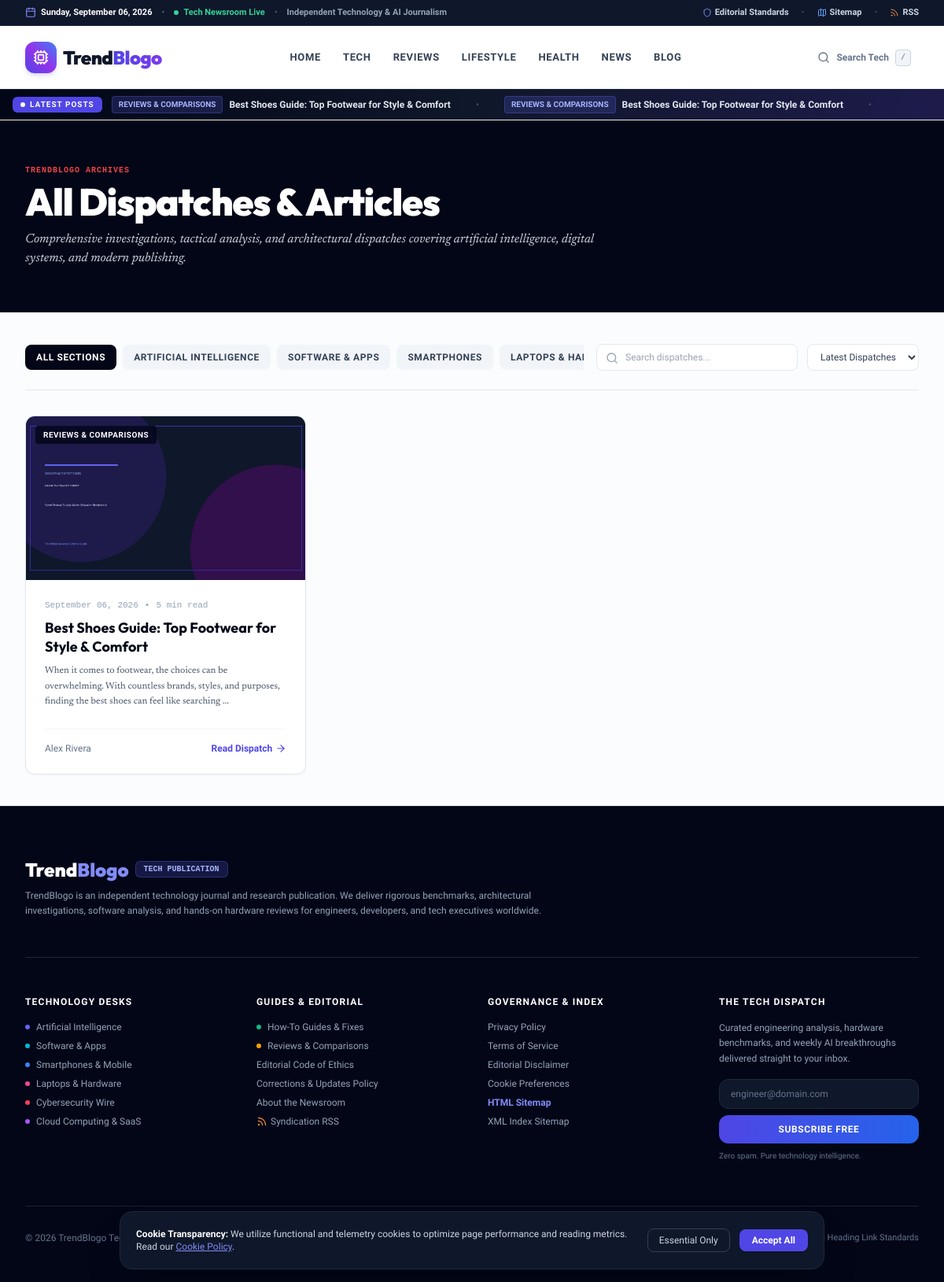
/blog, run on an earlier commit of the app's database.
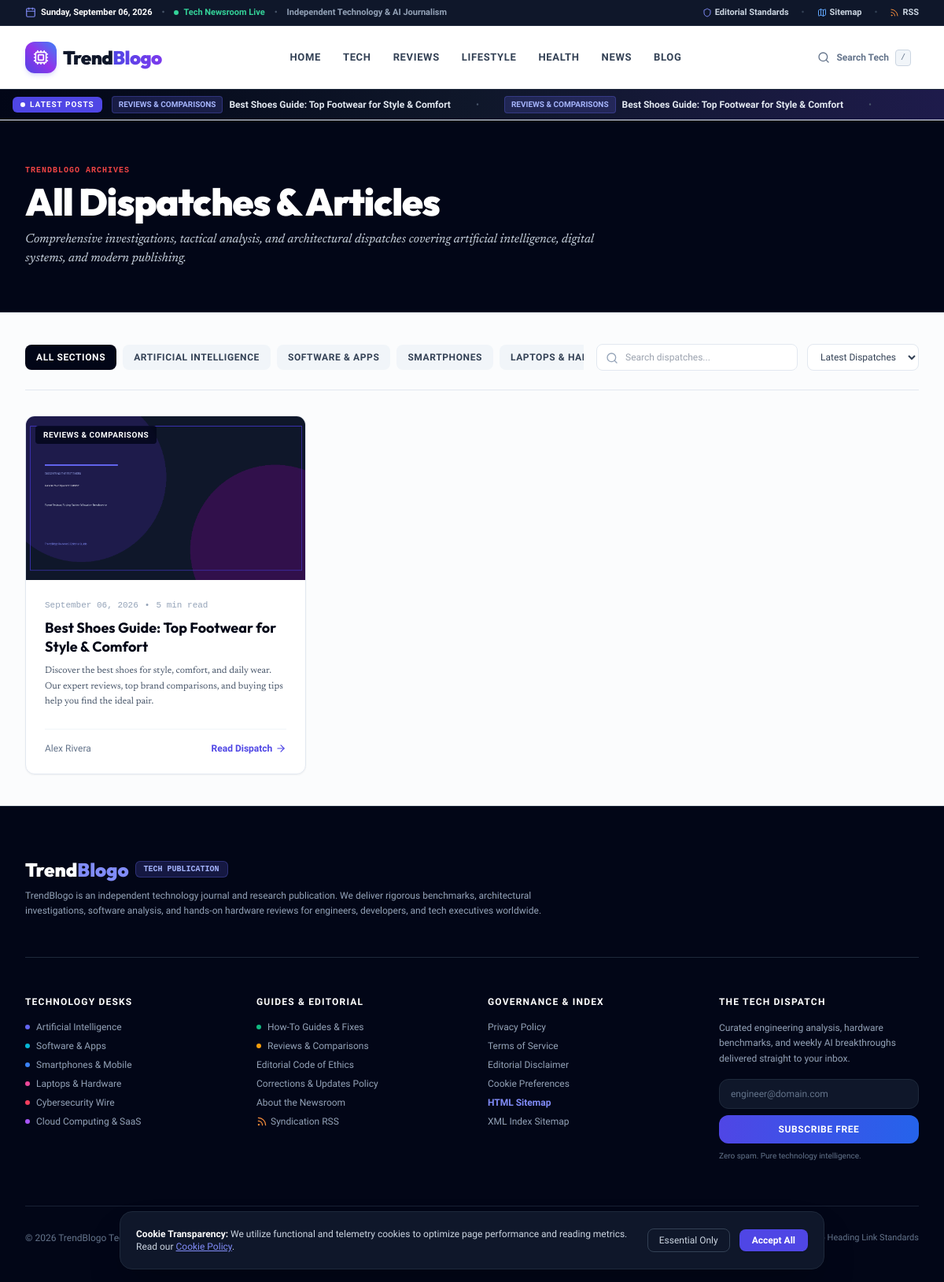
And on a later commit of the database.
### app/models/article.py (models this page shows)
class Article(Base):
    __tablename__ = "articles"
    id = Column(Integer, primary_key=True, index=True)
    title = Column(String(255), nullable=False)
    slug = Column(String(255), unique=True, index=True, nullable=False)
    primary_keyword = Column(String(150), index=True, nullable=False)
    secondary_keywords = Column(Text, nullable=True)
    search_intent = Column(String(50), default="informational")
    template_type = Column(String(50), default="ultimate_guide")
    summary = Column(Text, nullable=True)
    content = Column(Text, nullable=False)  # Markdown format
    html_content = Column(Text, nullable=True)  # Rendered HTML
    featured_image = Column(String(255), nullable=False)
    featured_image_alt = Column(String(255), nullable=False)
    featured_image_caption = Column(String(255), nullable=True)
    image_1_url = Column(String(255), nullable=True)
    image_1_alt = Column(String(255), nullable=True)
    image_1_caption = Column(String(255), nullable=True)
    image_2_url = Column(String(255), nullable=True)
    image_2_alt = Column(String(255), nullable=True)
    image_2_caption = Column(String(255), nullable=True)
    image_3_url = Column(String(255), nullable=True)
    image_3_alt = Column(String(255), nullable=True)
    image_3_caption = Column(String(255), nullable=True)
    category_id = Column(Integer, ForeignKey("categories.id", ondelete="SET NULL"), nullable=True)
    author_name = Column(String(100), default="Editorial Team")
    author_slug = Column(String(100), default="editorial-team", index=True)
    status = Column(String(30), default="published", index=True)  # draft, published, scheduled
    scheduled_at = Column(DateTime, nullable=True)
    published_at = Column(DateTime, default=datetime.utcnow, index=True)
    created_at = Column(DateTime, default=datetime.utcnow)
    updated_at = Column(DateTime, default=datetime.utcnow, onupdate=datetime.utcnow)
    word_count = Column(Integer, default=0)
    reading_time = Column(Integer, default=5)  # minutes
    view_count = Column(Integer, default=0)
    seo_title = Column(String(150), nullable=True)
    meta_description = Column(String(320), nullable=True)
    canonical_url = Column(String(255), nullable=True)
    og_title = Column(String(150), nullable=True)
    og_description = Column(String(320), nullable=True)
    schema_json = Column(Text, nullable=True)
    quality_score = Column(Float, default=95.0)
    quality_report = Column(Text, nullable=True)  # JSON string
    category = relationship("Category", back_populates="articles")
    tags = relationship("ArticleTag", back_populates="article", cascade="all, delete-orphan")
    internal_links_out = relationship("InternalLink", foreign_keys="InternalLink.source_article_id", cascade="all, delete-orphan")
    external_links = relationship("ExternalLink", cascade="all, delete-orphan")

class Category(Base):
    __tablename__ = "categories"
    id = Column(Integer, primary_key=True, index=True)
    name = Column(String(100), unique=True, nullable=False)
    slug = Column(String(100), unique=True, index=True, nullable=False)
    description = Column(Text, nullable=True)
    color = Column(String(30), default="#4F46E5")
    icon = Column(String(50), default="folder")
    created_at = Column(DateTime, default=datetime.utcnow)
    articles = relationship("Article", back_populates="category")

### app/routes/public.py (the view)
@router.get("/blog", response_class=HTMLResponse)
def blog_list(
    request: Request,
    page: int = Query(1, ge=1),
    sort: str = Query("latest"),
    category: Optional[str] = Query(None),
    tag: Optional[str] = Query(None),
    q: Optional[str] = Query(None),
    db: Session = Depends(get_db)
):
    ctx = get_common_context(db, request)
    query = db.query(Article).filter(Article.status == "published")
    active_category = None
    if category:
        active_category = db.query(Category).filter(Category.slug == category).first()
        if active_category:
            query = query.filter(Article.category_id == active_category.id)
    active_tag = None
    if tag:
        active_tag = db.query(Tag).filter(Tag.slug == tag).first()
        if active_tag:
            query = query.join(ArticleTag).filter(ArticleTag.tag_id == active_tag.id)
    if q:
        kw = f"%{q.strip()}%"
        query = query.filter(or_(Article.title.ilike(kw), Article.summary.ilike(kw), Article.primary_keyword.ilike(kw)))
    if sort == "popular":
        query = query.order_by(desc(Article.view_count))
    else:
        query = query.order_by(desc(Article.published_at))
    total = query.count()
    per_page = 9
    total_pages = max(1, (total + per_page - 1) // per_page)
    articles = query.offset((page - 1) * per_page).limit(per_page).all()
    ctx.update({
        "articles": articles,
        "page": page,
        "total_pages": total_pages,
        "total_count": total,
        "active_category": active_category,
        "active_tag": active_tag,
        "search_query": q,
        "sort": sort,
        "title": f"Blog ? Latest Articles & Insights ({page}/{total_pages}) | TrendBlogo",
        "meta_desc": "Explore high-quality, actionable articles on AI automation, SEO architecture, modern software workflows, and digital productivity."
    })
    return templates.TemplateResponse(request=request, name="blog/list.html", context=ctx)

### app/templates/blog/list.html (shortened to what the changed rows need)
{% extends "base.html" %}
{% block content %}
<div class="bg-slate-950 text-white py-14 border-b border-slate-800">
  <div class="max-w-7xl mx-auto px-4 sm:px-6 lg:px-8">
    <div class="max-w-3xl">
      <h1 class="font-display text-4xl sm:text-5xl font-black tracking-tight mb-3">All Dispatches &amp; Articles</h1>
    </div>
  </div>
</div>
<div class="max-w-7xl mx-auto px-4 sm:px-6 lg:px-8 py-10">
  {% if articles and articles|length > 0 %}
  <div class="grid grid-cols-1 md:grid-cols-3 gap-8 mt-8">
    {% for article in articles %}
    <article class="bg-white rounded-xl overflow-hidden border border-slate-200 flex flex-col justify-between hover:border-slate-400 transition shadow-sm group">
      <a href="/blog/{{ article.slug }}" class="relative h-52 w-full overflow-hidden bg-slate-100 block">
        <img src="{{ article.featured_image }}" alt="{{ article.featured_image_alt or article.title }}" class="w-full h-full object-cover group-hover:scale-105 transition duration-300" loading="lazy">
        {% if article.category %}
        <span class="absolute top-3 left-3 px-2.5 py-1 bg-slate-950/80 backdrop-blur-sm text-white text-[10px] font-bold uppercase tracking-wider rounded">
          {{ article.category.name }}
        </span>
        {% endif %}
      </a>
      <div class="p-6 flex-1 flex flex-col justify-between">
        <div>
          <div class="flex items-center space-x-2 text-[11px] text-slate-400 mb-2 font-mono">
            <span>{{ article.published_at.strftime("%B %d, %Y") if article.published_at else "September 2026" }}</span>
            <span>•</span>
            <span>{{ article.reading_time }} min read</span>
          </div>
          <h2 class="font-display text-lg font-bold text-slate-950 group-hover:text-indigo-600 transition line-clamp-2 leading-snug mb-2">
            <a href="/blog/{{ article.slug }}">{{ article.title }}</a>
          </h2>
          <p class="font-editorial text-xs text-slate-600 line-clamp-3 leading-relaxed">
            {{ article.summary }}
          </p>
        </div>
        <div class="mt-6 pt-4 border-t border-slate-100 flex items-center justify-between text-xs">
          <span class="text-slate-500 font-medium">{{ article.author_name or "TrendBlogo Desk" }}</span>
          <a href="/blog/{{ article.slug }}" class="font-bold text-indigo-600 hover:text-red-700 inline-flex items-center">
            Read Dispatch <i data-lucide="arrow-right" class="w-3.5 h-3.5 ml-1"></i>
          </a>
        </div>
      </div>
    </article>
    {% endfor %}
  </div>
  {% endif %}
</div>
{% endblock %}

### app/templates/base.html (shortened to what the changed rows need)
<!DOCTYPE html>
<html lang="en" class="scroll-smooth">
<head>
  <script src="https://cdn.tailwindcss.com"></script>
  <link rel="stylesheet" href="/static/css/custom.css">
</head>
<body class="min-h-screen flex flex-col bg-slate-50/50 text-slate-900 selection:bg-indigo-600 selection:text-white font-sans antialiased">
  <header class="sticky top-0 z-40 bg-white/95 backdrop-blur-md border-b border-slate-200/80 shadow-xs">
    {% if recent_posts and recent_posts|length > 0 %}
    <div class="bg-gradient-to-r from-slate-950 via-slate-900 to-indigo-950 text-white py-2 px-4 overflow-hidden border-t border-slate-800">
      <div class="max-w-7xl mx-auto flex items-center text-xs">
        <div class="ticker-wrap flex-1 overflow-hidden">
          <div class="ticker-move text-slate-200 font-medium space-x-8 text-xs inline-flex items-center">
            {% for post in recent_posts %}
            <a href="/blog/{{ post.slug }}" class="hover:text-indigo-400 transition inline-flex items-center space-x-2 shrink-0">
              <span class="px-2 py-0.5 bg-indigo-500/20 text-indigo-300 font-bold uppercase text-[10px] rounded border border-indigo-500/30">
                {{ post.category.name if post.category else "Review" }}
              </span>
              <span class="hover:underline font-semibold">{{ post.title }}</span>
            </a>
            <span class="text-slate-600">•</span>
            {% endfor %}
            {% for post in recent_posts %}
            <a href="/blog/{{ post.slug }}" class="hover:text-indigo-400 transition inline-flex items-center space-x-2 shrink-0">
              <span class="px-2 py-0.5 bg-indigo-500/20 text-indigo-300 font-bold uppercase text-[10px] rounded border border-indigo-500/30">
                {{ post.category.name if post.category else "Review" }}
              </span>
              <span class="hover:underline font-semibold">{{ post.title }}</span>
            </a>
            <span class="text-slate-600">•</span>
            {% endfor %}
          </div>
        </div>
      </div>
    </div>
    {% endif %}
  </header>
  <main class="flex-grow">
    {% block content %}{% endblock %}
  </main>
</body>
</html>

What changed in the data, as far as the page shows it:
changed Article "Best Shoes Guide: Top Footwear for Style & Comfort": summary "When it comes to footwear, the choices can be overwhelming. With countless brands, styles, and purposes, finding the best shoes can feel like searching ..." → "Discover the best shoes for style, comfort, and daily wear. Our expert reviews, top brand comparisons, and buying tips help you find the ideal pair."
